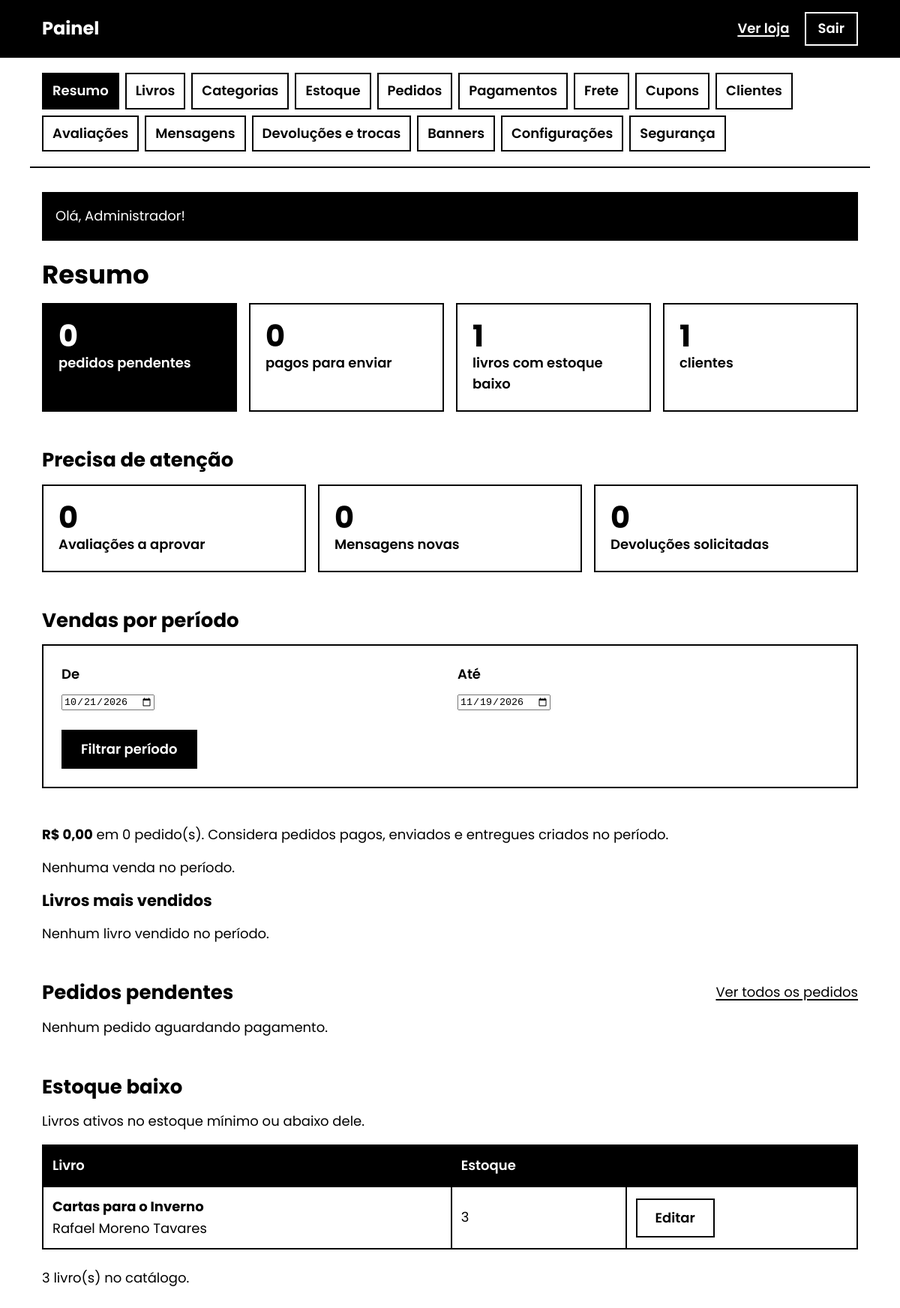
The page /admin (signed in) on the database its author committed.
### tables this page shows
CREATE TABLE books (
    id          INT UNSIGNED NOT NULL AUTO_INCREMENT,
    title       VARCHAR(200) NOT NULL,
    author      VARCHAR(150) NOT NULL,
    description TEXT NOT NULL,
    price       DECIMAL(10,2) NOT NULL,
    stock       INT UNSIGNED NOT NULL DEFAULT 0,
    image       VARCHAR(255) NULL,
    featured    TINYINT(1) NOT NULL DEFAULT 0,
    created_at  DATETIME NOT NULL DEFAULT CURRENT_TIMESTAMP,
    updated_at  DATETIME NOT NULL DEFAULT CURRENT_TIMESTAMP ON UPDATE CURRENT_TIMESTAMP,
    PRIMARY KEY (id),
    KEY idx_books_title (title),
    KEY idx_books_author (author),
    KEY idx_books_featured (featured),
    KEY idx_books_stock (stock)
);

### app/controllers/admin/DashboardController.php (called while the page is built, shortened)
<?php
final class DashboardController
{
    public function index(): void
    {
        require_admin();
        $threshold = (int) config('shop.low_stock', 5);
        $start = query('inicio',10) ?: date('Y-m-d', strtotime('-29 days'));
        $end = query('fim',10) ?: date('Y-m-d');
        $error = null;
        try { $sales = AdminReports::sales($start,$end); }
        catch (DomainException $e) { http_response_code(422); $error = $e->getMessage(); $sales = ['daily'=>[], 'top'=>[], 'revenue'=>0, 'count'=>0]; }
        view('admin/dashboard', [
            'start' => $start, 'end' => $end, 'sales' => $sales, 'error' => $error, 'attention' => AdminReports::attention(),
            'title'         => 'Painel',
            'counts'        => Order::countByStatus(),
            'pending'       => Order::all('pendente'),
            'lowStock'      => Book::lowStock($threshold),
            'threshold'     => $threshold,
            'booksTotal'    => Book::count('', true),
            'customersTotal'=> (int) db_value("SELECT COUNT(*) FROM users WHERE role = 'customer'"),
        ], 'admin');
    }
}

### public/index.php (called while the page is built, shortened)
<?php
require dirname(__DIR__) . '/app/bootstrap.php';
$router = new Router();
$router->dispatch((string) ($_SERVER['REQUEST_METHOD'] ?? 'GET'), request_path());

### app/db.php (called while the page is built, shortened)
<?php
function db(): PDO
{
    static $pdo = null;
    if ($pdo instanceof PDO) {
        return $pdo;
    }
    $c = (array) config('db', []);
    $dsn = sprintf(
        'mysql:host=%s;port=%d;dbname=%s;charset=%s',
        (string) ($c['host'] ?? 'localhost'),
        (int) ($c['port'] ?? 3306),
        (string) ($c['name'] ?? ''),
        (string) ($c['charset'] ?? 'utf8mb4')
    );
    $pdo = new PDO($dsn, (string) ($c['user'] ?? ''), (string) ($c['pass'] ?? ''), [
        PDO::ATTR_ERRMODE            => PDO::ERRMODE_EXCEPTION,
        PDO::ATTR_DEFAULT_FETCH_MODE => PDO::FETCH_ASSOC,
        PDO::ATTR_EMULATE_PREPARES   => false,
    ]);
    $pdo->exec("SET time_zone = '" . date('P') . "'");
    return $pdo;
}
function db_run(string $sql, array $params = []): PDOStatement
{
    $st = db()->prepare($sql);
    foreach (array_values($params) as $i => $value) {
        $type = match (true) {
            is_int($value) => PDO::PARAM_INT,
            $value === null => PDO::PARAM_NULL,
            default => PDO::PARAM_STR,
        };
        $st->bindValue($i + 1, $value === null ? null : (is_int($value) ? $value : (string) $value), $type);
    }
    $st->execute();
    return $st;
}
function db_all(string $sql, array $params = []): array
{
    return db_run($sql, $params)->fetchAll();
}
function db_value(string $sql, array $params = []): mixed
{
    $v = db_run($sql, $params)->fetchColumn();
    return $v === false ? null : $v;
}

### app/models/AdminSchema.php (called while the page is built, shortened)
<?php
final class AdminSchema
{
    public static function has(string $table, ?string $column = null): bool
    {
        static $cache = [];
        $key = $table . '.' . $column;
        if (!array_key_exists($key, $cache)) {
            $cache[$key] = $column === null
                ? (bool) db_value('SELECT COUNT(*) FROM information_schema.tables WHERE table_schema = DATABASE() AND table_name = ?', [$table])
                : (bool) db_value('SELECT COUNT(*) FROM information_schema.columns WHERE table_schema = DATABASE() AND table_name = ? AND column_name = ?', [$table, $column]);
        }
        return $cache[$key];
    }
}

### app/models/User.php (called while the page is built, shortened)
<?php
final class User
{
    public static function find(int $id): ?array
    {
        $extra = AdminSchema::has('users', 'active') ? ', active, last_login_at' : '';
        return db_one('SELECT id, name, email, phone, role, created_at' . $extra . ' FROM users WHERE id = ?', [$id]);
    }
}

### app/bootstrap.php (called while the page is built, shortened)
<?php
require __DIR__ . '/helpers.php';
require __DIR__ . '/db.php';
require __DIR__ . '/Router.php';
spl_autoload_register(static function (string $class): void {
    foreach (['controllers', 'controllers/admin', 'models', 'payment'] as $dir) {
        $file = __DIR__ . '/' . $dir . '/' . $class . '.php';
        if (is_file($file)) {
            return;
        }
    }
});

### app/models/AdminReports.php (called while the page is built, shortened)
<?php
final class AdminReports
{
    public static function period(string $start, string $end): array
    {
        $a = DateTimeImmutable::createFromFormat('!Y-m-d', $start);
        $b = DateTimeImmutable::createFromFormat('!Y-m-d', $end);
        return [$a->format('Y-m-d H:i:s'), $b->modify('+1 day')->format('Y-m-d H:i:s')];
    }
    public static function sales(string $start, string $end): array
    {
        [$from,$until] = self::period($start,$end);
        $where = "o.status IN ('pago','enviado','entregue') AND o.created_at>=? AND o.created_at<?";
        $daily = db_all("SELECT DATE(o.created_at) AS day,COUNT(*) AS orders_count,SUM(o.total) AS revenue FROM orders o WHERE $where GROUP BY DATE(o.created_at) ORDER BY day", [$from,$until]);
        $top = db_all("SELECT i.book_id,i.title,SUM(i.quantity) AS units_sold,SUM(i.line_total) AS revenue FROM order_items i JOIN orders o ON o.id=i.order_id WHERE $where GROUP BY i.book_id,i.title ORDER BY units_sold DESC,revenue DESC,i.title LIMIT 10", [$from,$until]);
        $revenue = 0; $count = 0;
        return compact('daily','top','revenue','count');
    }
}

### app/models/Book.php (called while the page is built, shortened)
<?php
final class Book
{
    public static function lowStock(int $threshold): array
    {
        return db_all('SELECT id, title, author, stock FROM books WHERE stock <= ? ORDER BY stock ASC, title ASC', [$threshold]);
    }
}

### app/views/admin/dashboard.php (the view, shortened to what this page needs)
<h1>Resumo</h1>
<div class="stats">
    <a class="stat stat-strong" href="<?= e(url('/admin/pedidos', ['status' => 'pendente'])) ?>">
        <span class="stat-number"><?= (int) $counts['pendente'] ?></span>
        <span>pedidos pendentes</span>
    </a>
    <a class="stat" href="<?= e(url('/admin/pedidos', ['status' => 'pago'])) ?>">
        <span class="stat-number"><?= (int) $counts['pago'] ?></span>
        <span>pagos para enviar</span>
    </a>
    <a class="stat" href="<?= e(url('/admin/livros')) ?>">
        <span class="stat-number"><?= count($lowStock) ?></span>
        <span>livros com estoque baixo</span>
    </a>
    <a class="stat" href="<?= e(url('/admin/clientes')) ?>">
        <span class="stat-number"><?= (int) $customersTotal ?></span>
        <span>clientes</span>
    </a>
</div>
<?php if ($attention): ?><section class="section"><h2>Precisa de atenção</h2><div class="stats"><?php foreach ($attention as $item): ?><a class="stat" href="<?= e(url($item['path'])) ?>"><span class="stat-number"><?= (int) $item['count'] ?></span><span><?= e($item['label']) ?></span></a><?php endforeach; ?></div></section><?php endif; ?>
<section class="section"><h2>Vendas por período</h2>
<form method="get" class="card form-stack"><div class="form-grid"><div class="field"><label for="inicio">De</label><input id="inicio" name="inicio" type="date" value="<?= e($start) ?>" required></div><div class="field"><label for="fim">Até</label><input id="fim" name="fim" type="date" value="<?= e($end) ?>" required></div></div><button class="btn">Filtrar período</button></form>
<?php if ($error): ?><p class="alert alert-error" role="alert"><?= e($error) ?></p><?php else: ?>
<p class="section"><strong><?= e(money_cents($sales['revenue'])) ?></strong> em <?= (int) $sales['count'] ?> pedido(s). Considera pedidos pagos, enviados e entregues criados no período.</p>
<?php if (!$sales['daily']): ?><p>Nenhuma venda no período.</p><?php endif; ?>
<h3>Livros mais vendidos</h3><?php if (!$sales['top']): ?><p>Nenhum livro vendido no período.</p><?php endif; ?>
<?php endif; ?></section>
<section class="section">
    <div class="section-head">
        <h2>Pedidos pendentes</h2>
        <a href="<?= e(url('/admin/pedidos')) ?>">Ver todos os pedidos</a>
    </div>
    <?php if (!$pending): ?>
        <p>Nenhum pedido aguardando pagamento.</p>
    <?php endif; ?>
</section>
<section class="section">
    <h2>Estoque baixo</h2><p>Livros ativos no estoque mínimo ou abaixo dele.</p>
    <?php if (!$lowStock): ?>
        <p>Nenhum livro com estoque baixo.</p>
    <?php else: ?>
        <div class="table-wrap">
            <table>
                <thead><tr><th scope="col">Livro</th><th scope="col">Estoque</th><th scope="col"><span class="sr-only">Ação</span></th></tr></thead>
                <tbody>
                <?php foreach ($lowStock as $b): ?>
                    <tr>
                        <td data-label="Livro"><strong><?= e($b['title']) ?></strong><br><?= e($b['author']) ?></td>
                        <td data-label="Estoque"><?= (int) $b['stock'] === 0 ? '<strong>Esgotado</strong>' : (int) $b['stock'] ?></td>
                        <td><a class="btn btn-outline" href="<?= e(url('/admin/livros/' . (int) $b['id'] . '/editar')) ?>">Editar</a></td>
                    </tr>
                <?php endforeach; ?>
                </tbody>
            </table>
        </div>
    <?php endif; ?>
</section>
<p><?= (int) $booksTotal ?> livro(s) no catálogo.</p>

### app/Router.php (shortened to what this page needs)
<?php
final class Router
{
    private array $routes = [];
    private function add(string $method, string $pattern, array $handler): void
    {
        $regex = '#^' . preg_replace('#\{(\w+)\}#', '(?P<$1>[1-9][0-9]{0,9})', $pattern) . '$#';
        $this->routes[] = [$method, $regex, $handler];
    }
    public function dispatch(string $method, string $path): void
    {
        foreach ($this->routes as [$routeMethod, $regex, $handler]) {
            if (!preg_match($regex, $path, $m)) {
                continue;
            }
            $params = [];
            [$class, $action] = $handler;
            (new $class())->$action(...$params);
            return;
        }
    }
}

### public/assets/css/style.css (style rules this page uses)
*, *::before, *::after { box-sizing: border-box; }
html { font-size: 18px; -webkit-text-size-adjust: 100%; }
body { margin: 0; font-family: 'Poppins', Arial, Helvetica, sans-serif; font-size: 18px; line-height: 1.6; color: #000; background: #fff; }
h1, h2, h3 { line-height: 1.25; margin: 0 0 16px; font-weight: 700; }
h1 { font-size: 34px; }
h2 { font-size: 26px; }
h3 { font-size: 21px; }
p { margin: 0 0 16px; }
a { color: #000; text-decoration: underline; text-underline-offset: 3px; text-decoration-thickness: 2px; }
.section { margin-top: 48px; }
.section-head { display: flex; flex-wrap: wrap; gap: 16px; align-items: center; justify-content: space-between; margin-bottom: 16px; }
.section-head h1, .section-head h2 { margin: 0; }
.btn { display: inline-flex; align-items: center; justify-content: center; gap: 8px; min-height: 52px; padding: 12px 24px; font: inherit; font-size: 18px; font-weight: 600; line-height: 1.2; color: #fff; background: #000; border: 2px solid #000; border-radius: 0; text-decoration: none; cursor: pointer; text-align: center; }
.btn-outline { background: #fff; color: #000; }
label { display: block; font-weight: 600; margin-bottom: 6px; font-size: 18px; }
input::placeholder, textarea::placeholder { color: #000; opacity: 1; }
.field { margin-bottom: 20px; }
.form-stack .btn { margin-top: 4px; }
.form-grid { display: grid; grid-template-columns: repeat(auto-fit, minmax(220px, 1fr)); gap: 0 20px; }
.card { border: 2px solid #000; padding: 24px; background: #fff; }
.table-wrap { width: 100%; overflow-x: auto; margin-bottom: 24px; }
table { width: 100%; border-collapse: collapse; font-size: 18px; }
th, td { border: 2px solid #000; padding: 12px; text-align: left; vertical-align: middle; }
th { background: #000; color: #fff; font-weight: 600; }
.stats { display: grid; grid-template-columns: repeat(auto-fit, minmax(200px, 1fr)); gap: 16px; }
.stat { display: flex; flex-direction: column; border: 2px solid #000; padding: 20px; text-decoration: none; font-weight: 600; }
.stat-strong { background: #000; color: #fff; }
.stat-number { font-size: 40px; font-weight: 700; line-height: 1.1; }

### rows shown on the page
books: title "Cartas para o Inverno", author "Rafael Moreno Tavares", stock "3"

### other values the page prints
$label "Resumo"
$label "Livros"
$label "Categorias"
$label "Estoque"
$label "Pedidos"
$label "Pagamentos"
$label "Frete"
$label "Cupons"
$label "Clientes"
$label "Avaliações"
$label "Mensagens"
$label "Devoluções e trocas"
$label "Banners"
$label "Configurações"
$label "Segurança"
